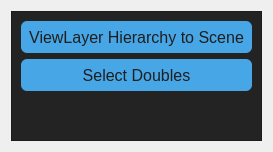
   <widget class="QWidget" name="Hiearchy_tab">
    <attribute name="icon">
     <iconset>
      <disabledoff>:/icons/Hiearchy_icon_256.png</disabledoff>
     </iconset>
    </attribute>
    <attribute name="title">
     <string/>
    </attribute>
    <layout class="QVBoxLayout" name="verticalLayout_6">
     <item>
      <widget class="QFrame" name="frame_2">
       <property name="styleSheet">
        <string notr="true">QDialog {
	background-color: #232323;
}

QWidget {
	background-color: #232323;
}

QLabel {
    font-size: 16px;
	color: #fafafa;
}

QLabel:disabled {
	color: #5A5A5A;
}

QStatusBar {
	background-color: #F9AA33;
	color: rgb(10, 10, 10);
}

QToolBar {
	background-color: #232323;
	border: none;
	padding: 5px;
}

QScrollBar:vertical {
	background-color: transparent;
	width: 20px;
	padding-left: 5px;
}

QScrollBar::handle:vertical {
	background: #718792;
	min-height: 0px;
	border-radius: 7px;
}

QScrollBar::add-line:vertical {
	height: 0px;
	subcontrol-position: bottom;
	subcontrol-origin: margin;
}

QScrollBar::sub-line:vertical {
	height: 0px;
	subcontrol-position: top;
	subcontrol-origin: margin;
}

QScrollBar:horizontal {
	background-color: transparent;
	height: 16px;
	padding-left: 5px;
}

QScrollBar::handle:horizontal {
	background: #47A6E5;
	min-height: 0px;
	border-radius: 7px;
}

QScrollBar::add-line:horizontal {
	height: 0px;
	subcontrol-position: left;
	subcontrol-origin: margin;
}

QScrollBar::sub-line:horizontal {
	height: 0px;
	subcontrol-position: right;
	subcontrol-origin: margin;
}

QAbstractScrollArea {
	background-color: #19232D;
}

QScrollArea {
	background: transparent;
}

#frm_titleBar {
	background-color: #47A6E5;
}

#btn_close {
	border-radius: 0px;
	background-color: #47A6E5;
}

#btn_close::hover {
	background-color: hsl(0, 200, 200);
}

#btn_minimize {
	border-radius: 0px;
	background-color: #47A6E5;
}

#btn_minimize::hover {
	background-color: rgb(15, 108, 198);
}

#btn_maximize {
	border-radius: 0px;
	background-color: #47A6E5;
}

#btn_maximize::hover {
	background-color: rgb(15, 108, 198);
}

#lbl_windowTitle {
	color: rgb(250, 250, 250);
	font-size: 16px;
	font-family: &quot;Open Sans&quot;;
}

QInputDialog {
	background: #232323;
}

QMessageBox {
	background: #232323;
	color: #fafafa;
}

*[dashboardButton=true] {
	border: none;
	padding-top: 15px;
	height: 50px;
	color: rgb(200, 200, 200);
}

*[dashboardButton-selected=true] {
	border: none;
	padding-top: 15px;
	height: 50px;
	background-color: #47A6E5;
}

*[dashboardButton=true]:hover {
	background-color: rgb(40, 40, 40);
}

QMenuBar {
	padding-top: 5px;
	color: #fafafa;
}

QPushButton[checkboxBtn=true] {
	background-color: transparent;
	border: none;
	font-size: 14px;
	color: #fafafa;
}

QPushButton[checkboxBtn=true]::hover {
	font-size: 14px;
	border: none;
	color: #fafafa;
}

QPushButton {
    background-color: #47A6E5;
    color: rgb(30, 30, 30);
    border: 0px solid rgb(75, 75, 75);
    border-radius: 6px;
    font-size: 16px;
    padding: 0px 8px 0px 8px;
    min-height: 32px;
}

QPushButton::hover {
    background-color: #64b4e8;
}

QRadioButton {
	color: #fafafa;
}

QRadioButton::indicator::unchecked {
	width: 24px;
	height: 24px;
	border-radius: 14px;
	border: 2px solid;
	border-color: rgb(240, 240, 240);
	background-color: rgb(240, 240, 240);
	margin-right: 3px;
	color: rgb(128, 128, 128);
}

QRadioButton::indicator::checked {
	width: 24px;
	height: 24px;
	border-radius: 14px;
	border: 2px solid;
	border-color: #47A6E5;
	background-color: #47A6E5;
	margin-right: 3px;
	color: rgb(240, 240, 240);
}

QLineEdit,
QLineEdit:hover {
	border-radius: 5px;
	height: 30px;
	border: 1px solid rgb(50, 50, 50);
	padding-bottom: 2px;
	padding-left: 4px;
	font-size: 16px;
	background-color: rgb(30, 30, 30);
	color: #fafafa;
}

QLineEdit:disabled {
	color: #5A5A5A;
}

#completer {
	background-color: #232323;
	color: #fafafa;
	font-size: 16px;
	border: none;
}

QTextEdit {
	color: #fafafa;
	padding: 5px;
	border-radius: 5px;
	margin: 1px;
	font-size: 16px;
	border: 1px solid rgb(50, 50, 50);
	background-color: #232323;
}

QTabWidget::pane {
	border: none;
}

QTabBar::tab:selected {
	background-color: #47A6E5;
	color: rgb(10, 10, 10);
}

QTabBar::tab {
	background-color: #232323;
	color: #F9AA33;
}

QListWidget {
	border-radius: 4px;
	border: 1px solid rgb(37, 37, 37);
	background-color: rgb(30, 30, 30);
	alternate-background-color: rgb(31, 31, 31);
	font-size: 14px;
}

QListWidget::item {
	border: 0px;
	color: #fafafa;
}

QListWidget::item:selected {
	border: 0px;
	background-color: #718792;
}

QDockWidget::title {
	background: #232323;
}

QTreeWidget {
	border-radius: 4px;
	background-color: rgb(30, 30, 30);
	alternate-background-color: rgb(29, 29, 29);
	color: #fafafa;
}

QTreeWidget::item:selected {
	background-color: #718792;
}

QTableView {
	border: none;
	background-color: #232323;
}

QTableView::item {
	color: #fafafa;
	border: none;
	padding: 2px;
}

QHeaderView {
	background-color: #232323;
}

QHeaderView::section {
	border: 1px solid rgb(100, 100, 100);
	background-color: #232323;
	color: #fafafa;
	border-radius: 4px;
}

QSlider::groove:horizontal {
	border: 0px solid transparent;
	height: 8px;
	margin: 2px 0;
	background-color: rgb(200, 200, 200);
	border-radius: 4px;
}

QSlider::sub-page:horizontal {
	background: rgb(165, 203, 239);
	border-radius: 4px;
}

QSlider::handle:horizontal {
	background-color: #47A6E5;
	height: 18px;
	width: 18px;
	border: 0px solid transparent;
	margin: -5px 0;
	border-radius: 9px;
}

QSplitter::handle {
	background-color: #232323;
}

QProgressBar {
	border: none;
	background-color: rgb(165, 203, 239);
	height: 10px;
	font-size: 2px;
}

QProgressBar::chunk {
	background-color: rgb(209, 41, 41);
}

QComboBox {
	height: 35px;
	border: 1px solid rgb(50, 50, 50);
	border-radius: 3px;
	padding-left: 10px;
	color: #fafafa;
}

QComboBox QAbstractItemView {
	color: #fafafa;
	border: 1px solid rgb(75, 75, 75);
}

QComboBox::drop-down {
	width: 15px;
}

QGroupBox {
	background-color: #232323;
	color: rgb(10, 10, 10);
}

QGraphicsView {
	background-color: rgb(30, 30, 30);
}

QPushButton[checkboxBtn=false] {
	background-color: transparent;
	color: #fafafa;
	font-size: 15px;
	border: none;
	border-radius: 3px;
	height: 28px;
	font-weight: bold;
}

QPushButton[checkboxBtn=false]::hover {
	background-color: #47A6E5;
	border-radius: 3px;
}

QPushButton[checkboxBtn=false]::pressed {
	background-color: transparent;
	color: #fafafa;
}

QMenu {
	background-color: #232323;
	color: #fafafa;
	border: 1px solid rgb(70, 70, 70);
}

QMenu::item {
	padding: 6px 5px 6px 25px;
	margin-left: 5px;
	x margin-right: 5px;
	border: 1px solid transparent;
	color: rgb(10, 10, 10);
	background-color: #232323;
}

QMenu::item:selected {
	background-color: #47A6E5;
}

QSpinBox {
	border-radius: 5px;
	height: 30px;
	border: 1px solid rgb(50, 50, 50);
	padding-bottom: 2px;
	font-size: 16px;
	background-color: rgb(30, 30, 30);
	color: rgb(180, 180, 180);
}


QStatusBar {
	background-color: rgb(30, 30, 30);
}

QCalendarWidget QWidget {
	alternate-background-color: rgb(40, 40, 40);
	color: rgb(250, 250, 250);
}

QCalendarWidget QAbstractItemView:enabled {
	color: rgb(120, 120, 120);
	background-color: rgb(240, 240, 240);
	selection-background-color: rgb(40, 40, 40);
	selection-color: #47A6E5;
}</string>
       </property>
       <property name="frameShape">
        <enum>QFrame::StyledPanel</enum>
       </property>
       <property name="frameShadow">
        <enum>QFrame::Raised</enum>
       </property>
       <layout class="QVBoxLayout" name="verticalLayout_9">
        <item>
         <layout class="QVBoxLayout" name="verticalLayout_5">
          <item>
           <widget class="QPushButton" name="pushButton">
            <property name="text">
             <string>ViewLayer Hierarchy to Scene</string>
            </property>
           </widget>
          </item>
          <item>
           <widget class="QPushButton" name="pushButton_6">
            <property name="text">
             <string>Select Doubles</string>
            </property>
           </widget>
          </item>
         </layout>
        </item>
        <item>
         <spacer name="verticalSpacer_2">
          <property name="orientation">
           <enum>Qt::Vertical</enum>
          </property>
          <property name="sizeHint" stdset="0">
           <size>
            <width>20</width>
            <height>40</height>
           </size>
          </property>
         </spacer>
        </item>
       </layout>
      </widget>
     </item>
    </layout>
   </widget>
